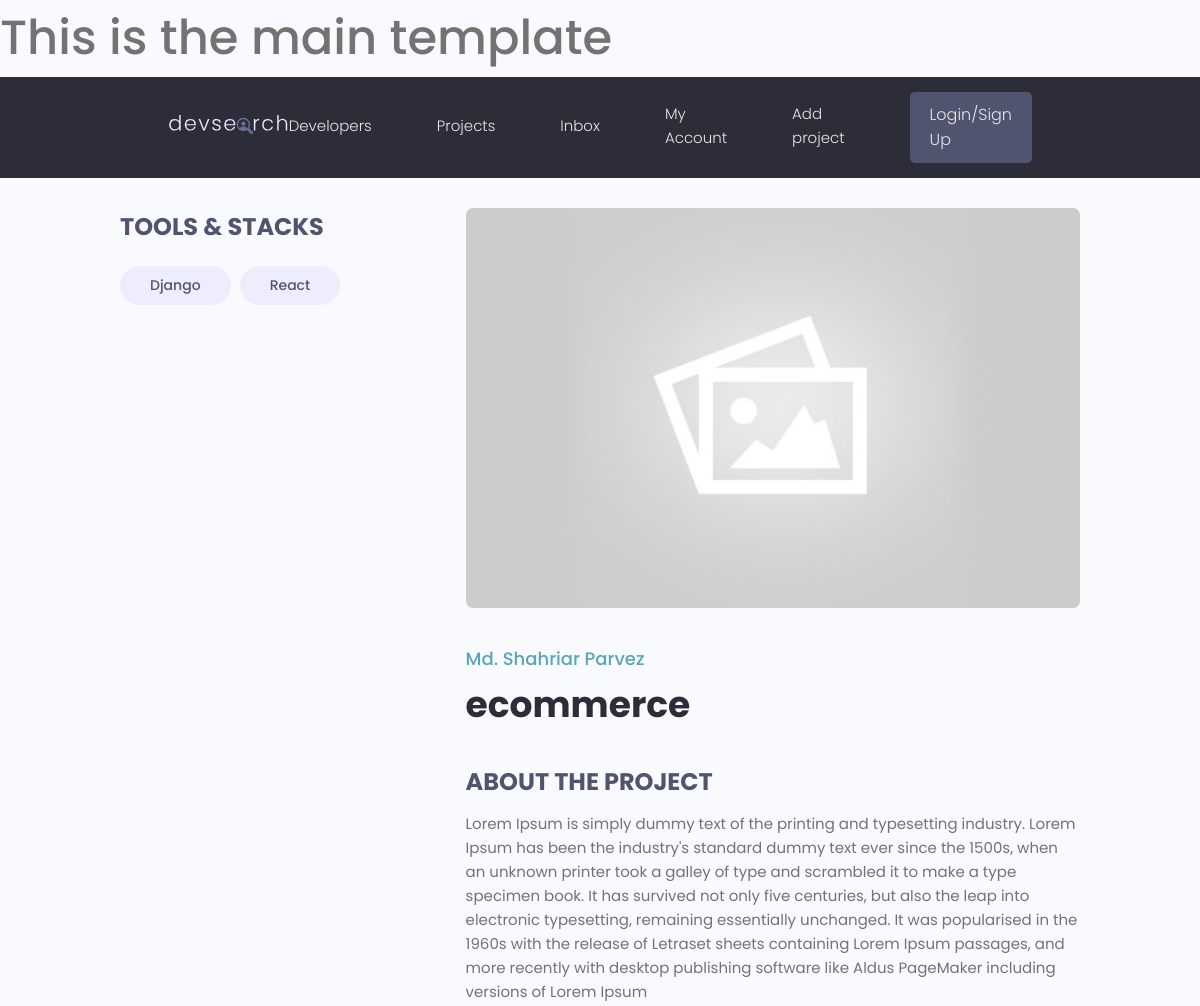
Page /project/8c35de81-b198-46b0-aa20-f6074d4f25b8 (upper part) on the earlier database version.
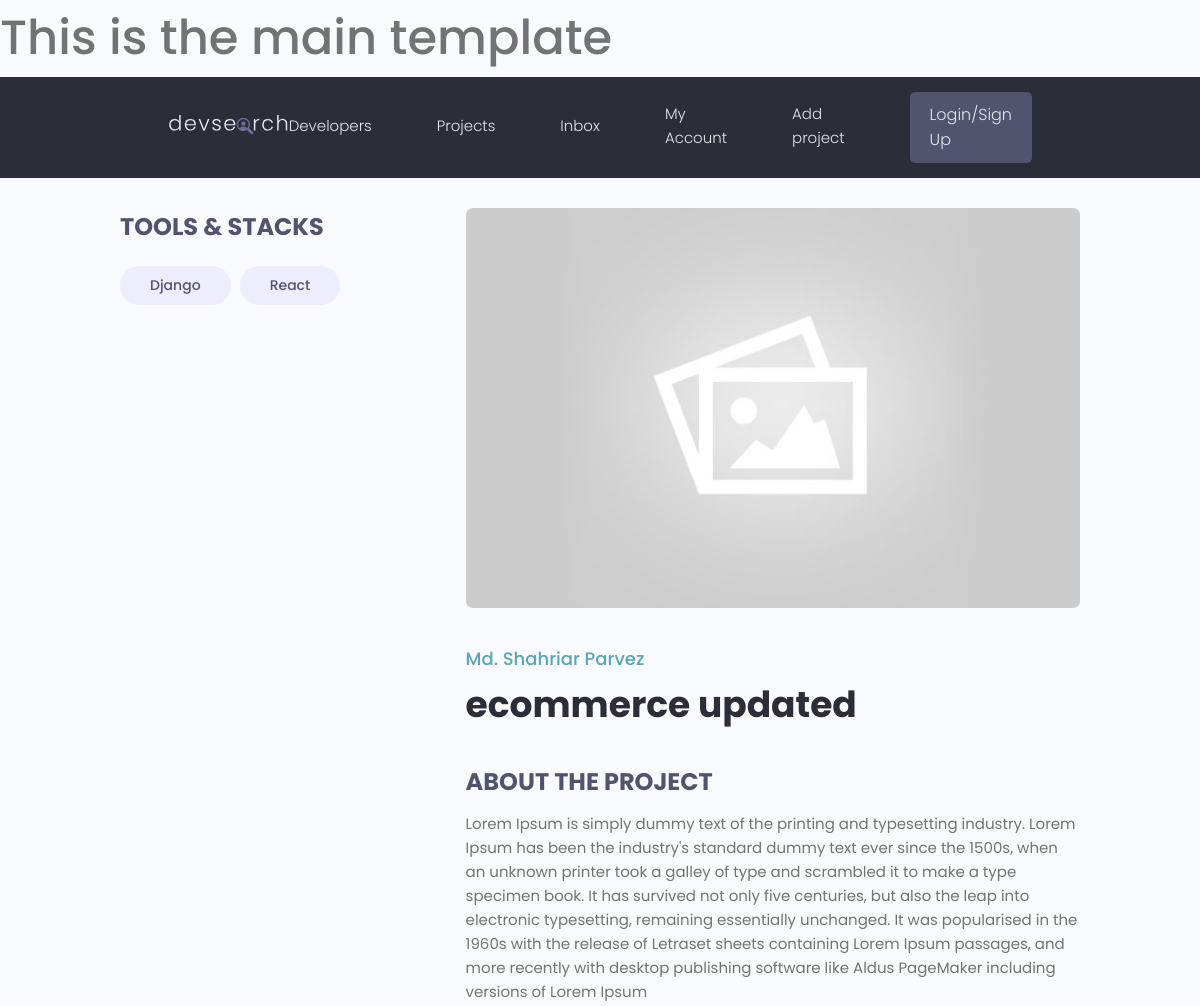
Same page on the later database version.
### projects/models.py (models this page shows, shortened)
class Project(models.Model):
    title = models.CharField(max_length=200)
    description = models.TextField(null=True, blank=True)
    featured_image = models.ImageField(null=True, blank=True, default="default.jpg")
    demo_link = models.CharField(max_length=2000, null=True, blank=True)
    source_link = models.CharField(max_length=2000, null=True, blank=True)
    tags = models.ManyToManyField('Tag', blank=True)
    vote_total = models.IntegerField(default=0, null=True, blank=True)
    vote_ratio = models.IntegerField(default=0, null=True, blank=True)
    created = models.DateTimeField(auto_now_add=True)
    id = models.UUIDField(default=uuid.uuid4, unique=True, primary_key=True, editable=False)

### projects/views.py (the view)
# urls.py: path('project/<str:pk>', views.project, name="project"),
def project(request, pk):
    projectObj = Project.objects.get(id=pk)
    return render(request, 'projects/project.html', {'project': projectObj})

### projects/models.py (called while the page is built)
    def __str__(self):
        return self.name

### projects/templates/projects/project.html (shortened to what this page needs)
{% extends 'main.html' %}
{% block content %}
<main class="singleProject my-md">
    <div class="container">
      <div class="layout">
        <div class="column column--1of3">
          <h3 class="singleProject__subtitle">Tools & Stacks</h3>
          <div class="singleProject__toolStack">
            {% for tag in project.tags.all %}
            <span class="tag tag--pill tag--sub tag--lg">
                <small>{{ tag }}</small>
            </span>
            {% endfor %}
          </div>
        </div>
        <div class="column column--2of3">
          <img class="singleProject__preview" src="{{ project.featured_image.url}}" alt="portfolio thumbnail" />
          <a href="profile.html" class="singleProject__developer">Md. Shahriar Parvez</a>
          <h2 class="singleProject__title">{{ project.title }}</h2>
          <h3 class="singleProject__subtitle">About the Project</h3>
          <div class="singleProject__info">
            {{ project.description }}
          </div>
        </div>
      </div>
    </div>
  </main>
{% endblock content %}

Differences in the rows shown:
changed Project: title "ecommerce" → "ecommerce updated"
